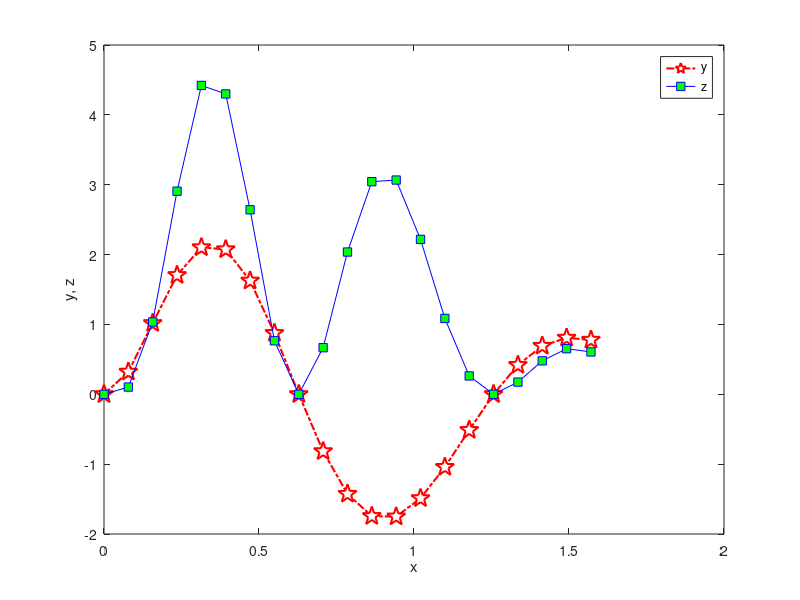

Write the MATLAB code that produced this figure.
a=2;
b=5;
x=0:pi/40:pi/2;
y=b*exp(-a*x).*sin(b*x).*(0.012*x.^4-0.15*x.^3+0.075*x.^2+2.5*x);
z=y.^2;
w=[x' y' z']% ' ==> vertical


plot(x,y,'-.pr','LineWidth',1.5,'MarkerSize',14,'MarkerEdgeColor','r','MarkerFaceColor','w')
hold on
plot(x,z,'-sb','MarkerFaceColor','g')
xlabel('x'); ylabel('y, z'); legend('y','z')

